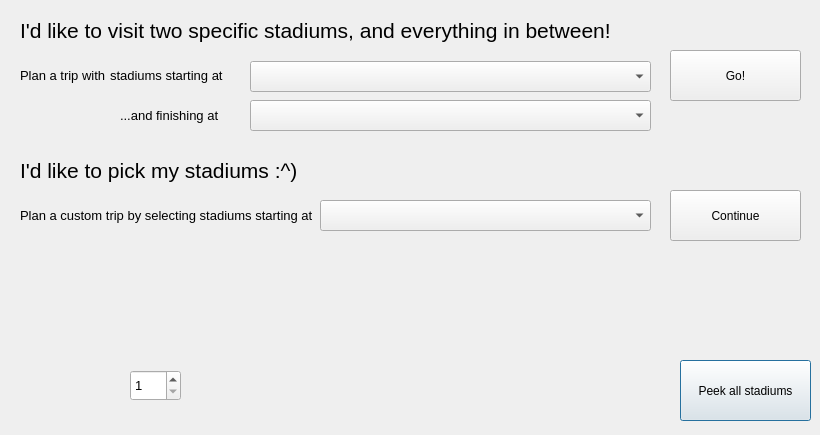
<?xml version="1.0" encoding="UTF-8"?>
<ui version="4.0">
 <class>TripPlan</class>
 <widget class="QDialog" name="TripPlan">
  <property name="geometry">
   <rect>
    <x>0</x>
    <y>0</y>
    <width>820</width>
    <height>435</height>
   </rect>
  </property>
  <property name="minimumSize">
   <size>
    <width>820</width>
    <height>435</height>
   </size>
  </property>
  <widget class="QPushButton" name="takeTripButton">
   <property name="geometry">
    <rect>
     <x>680</x>
     <y>360</y>
     <width>131</width>
     <height>61</height>
    </rect>
   </property>
   <property name="text">
    <string>Peek all stadiums</string>
   </property>
  </widget>
  <widget class="QSpinBox" name="spin_numColleges">
   <property name="enabled">
    <bool>true</bool>
   </property>
   <property name="geometry">
    <rect>
     <x>130</x>
     <y>370</y>
     <width>51</width>
     <height>31</height>
    </rect>
   </property>
   <property name="font">
    <font>
     <pointsize>10</pointsize>
    </font>
   </property>
   <property name="minimum">
    <number>1</number>
   </property>
  </widget>
  <widget class="QLabel" name="label_PlanForMe">
   <property name="geometry">
    <rect>
     <x>20</x>
     <y>10</y>
     <width>621</width>
     <height>41</height>
    </rect>
   </property>
   <property name="font">
    <font>
     <pointsize>16</pointsize>
    </font>
   </property>
   <property name="text">
    <string>I'd like to visit two specific stadiums, and everything in between!</string>
   </property>
  </widget>
  <widget class="QLabel" name="label_planTrip1">
   <property name="geometry">
    <rect>
     <x>20</x>
     <y>60</y>
     <width>91</width>
     <height>31</height>
    </rect>
   </property>
   <property name="font">
    <font>
     <pointsize>10</pointsize>
    </font>
   </property>
   <property name="text">
    <string>Plan a trip with </string>
   </property>
  </widget>
  <widget class="QLabel" name="label_planTrip2">
   <property name="geometry">
    <rect>
     <x>110</x>
     <y>60</y>
     <width>141</width>
     <height>31</height>
    </rect>
   </property>
   <property name="font">
    <font>
     <pointsize>10</pointsize>
    </font>
   </property>
   <property name="text">
    <string>stadiums starting at</string>
   </property>
  </widget>
  <widget class="QComboBox" name="dropdown_CollegeList">
   <property name="geometry">
    <rect>
     <x>250</x>
     <y>61</y>
     <width>401</width>
     <height>31</height>
    </rect>
   </property>
   <property name="font">
    <font>
     <pointsize>10</pointsize>
    </font>
   </property>
  </widget>
  <widget class="QPushButton" name="button_AutomaticTrip">
   <property name="geometry">
    <rect>
     <x>670</x>
     <y>50</y>
     <width>131</width>
     <height>51</height>
    </rect>
   </property>
   <property name="text">
    <string>Go!</string>
   </property>
  </widget>
  <widget class="QLabel" name="label_planCustom">
   <property name="geometry">
    <rect>
     <x>20</x>
     <y>200</y>
     <width>301</width>
     <height>31</height>
    </rect>
   </property>
   <property name="font">
    <font>
     <pointsize>10</pointsize>
    </font>
   </property>
   <property name="text">
    <string>Plan a custom trip by selecting stadiums starting at</string>
   </property>
  </widget>
  <widget class="QComboBox" name="dropdown_CollegeList_2">
   <property name="geometry">
    <rect>
     <x>320</x>
     <y>200</y>
     <width>331</width>
     <height>31</height>
    </rect>
   </property>
   <property name="font">
    <font>
     <pointsize>10</pointsize>
    </font>
   </property>
  </widget>
  <widget class="QPushButton" name="button_CustomTrip">
   <property name="geometry">
    <rect>
     <x>670</x>
     <y>190</y>
     <width>131</width>
     <height>51</height>
    </rect>
   </property>
   <property name="text">
    <string>Continue</string>
   </property>
  </widget>
  <widget class="QLabel" name="label_PlanForMe_2">
   <property name="geometry">
    <rect>
     <x>20</x>
     <y>150</y>
     <width>381</width>
     <height>41</height>
    </rect>
   </property>
   <property name="font">
    <font>
     <pointsize>16</pointsize>
    </font>
   </property>
   <property name="text">
    <string>I'd like to pick my stadiums :^)</string>
   </property>
  </widget>
  <widget class="QComboBox" name="dropdown_endStadium">
   <property name="geometry">
    <rect>
     <x>250</x>
     <y>100</y>
     <width>401</width>
     <height>31</height>
    </rect>
   </property>
   <property name="font">
    <font>
     <pointsize>10</pointsize>
    </font>
   </property>
  </widget>
  <widget class="QLabel" name="label_planTrip2_2">
   <property name="geometry">
    <rect>
     <x>120</x>
     <y>100</y>
     <width>141</width>
     <height>31</height>
    </rect>
   </property>
   <property name="font">
    <font>
     <pointsize>10</pointsize>
    </font>
   </property>
   <property name="text">
    <string>...and finishing at</string>
   </property>
  </widget>
 </widget>
 <resources/>
 <connections/>
</ui>
